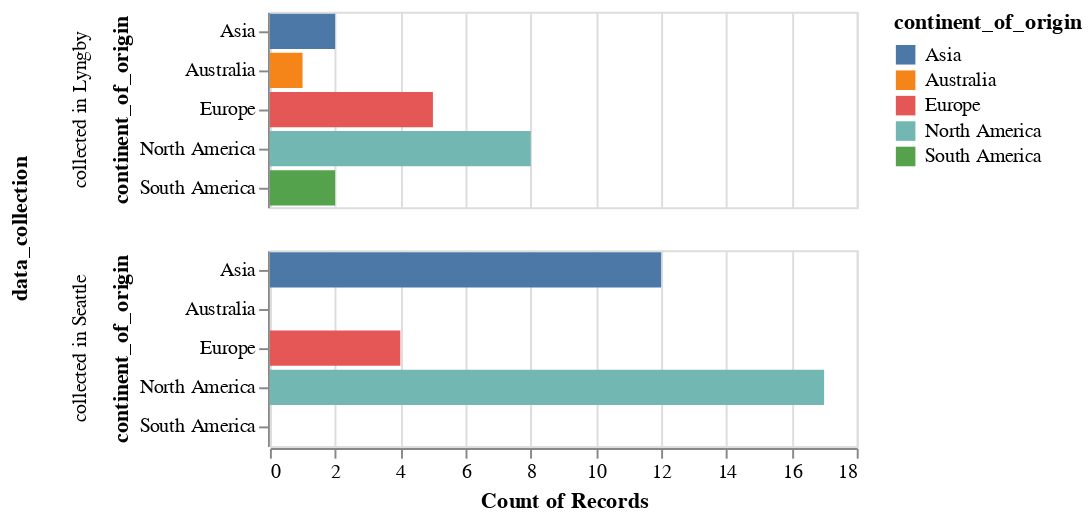

This figure's notebook cell:
### Code cell
alt.Chart(participants).mark_bar().encode(
    alt.Y("continent_of_origin:N"),
    alt.X("count(continent_of_origin)"),
    alt.Color("continent_of_origin:N"),
    alt.Row("data_collection:N"),
)

### Figure 1 — Vega-Lite specification as saved in the notebook (floating-point values rounded to 4 significant figures)
{"config": {"view": {"continuousWidth": 300, "continuousHeight": 300}}, "data": {"name": "data-4e4613410f109f9ffdfcf8a1669a0c02"}, "mark": {"type": "bar"}, "encoding": {"color": {"field": "continent_of_origin", "type": "nominal"}, "row": {"field": "data_collection", "type": "nominal"}, "x": {"aggregate": "count", "field": "continent_of_origin", "type": "nominal"}, "y": {"field": "continent_of_origin", "type": "nominal"}}, "$schema": "https://vega.github.io/schema/vega-lite/v5.8.0.json", "datasets": {"data-4e4613410f109f9ffdfcf8a1669a0c02": [{"participant_id": 1, "continent_of_origin": "North America", "data_collection": "collected in Lyngby"}, {"participant_id": 2, "continent_of_origin": "Europe", "data_collection": "collected in Lyngby"}, {"participant_id": 3, "continent_of_origin": "North America", "data_collection": "collected in Lyngby"}, {"participant_id": 4, "continent_of_origin": "Europe", "data_collection": "collected in Lyngby"}, {"participant_id": 5, "continent_of_origin": "Europe", "data_collection": "collected in Lyngby"}, {"participant_id": 6, "continent_of_origin": "North America", "data_collection": "collected in Lyngby"}, {"participant_id": 7, "continent_of_origin": "North America", "data_collection": "collected in Lyngby"}, {"participant_id": 8, "continent_of_origin": "Europe", "data_collection": "collected in Lyngby"}, {"participant_id": 9, "continent_of_origin": "Australia", "data_collection": "collected in Lyngby"}, {"participant_id": 10, "continent_of_origin": "North America", "data_collection": "collected in Lyngby"}, {"participant_id": 11, "continent_of_origin": "North America", "data_collection": "collected in Lyngby"}, {"participant_id": 12, "continent_of_origin": "Asia", "data_collection": "collected in Lyngby"}, {"participant_id": 13, "continent_of_origin": "South America", "data_collection": "collected in Lyngby"}, {"participant_id": 14, "continent_of_origin": "South America", "data_collection": "collected in Lyngby"}, {"participant_id": 15, "continent_of_origin": "North America", "data_collection": "collected in Lyngby"}, {"participant_id": 16, "continent_of_origin": "North America", "data_collection": "collected in Lyngby"}, {"participant_id": 17, "continent_of_origin": "Europe", "data_collection": "collected in Lyngby"}, {"participant_id": 18, "continent_of_origin": "Asia", "data_collection": "collected in Lyngby"}, {"participant_id": 19, "continent_of_origin": "North America", "data_collection": "collected in Seattle"}, {"participant_id": 20, "continent_of_origin": "Asia", "data_collection": "collected in Seattle"}, {"participant_id": 21, "continent_of_origin": "Asia", "data_collection": "collected in Seattle"}, {"participant_id": 22, "continent_of_origin": "Asia", "data_collection": "collected in Seattle"}, {"participant_id": 23, "continent_of_origin": "North America", "data_collection": "collected in Seattle"}, {"participant_id": 24, "continent_of_origin": "Europe", "data_collection": "collected in Seattle"}, {"participant_id": 25, "continent_of_origin": "Asia", "data_collection": "collected in Seattle"}, {"participant_id": 26, "continent_of_origin": "North America", "data_collection": "collected in Seattle"}, {"participant_id": 27, "continent_of_origin": "Asia", "data_collection": "collected in Seattle"}, {"participant_id": 28, "continent_of_origin": "Asia", "data_collection": "collected in Seattle"}, {"participant_id": 29, "continent_of_origin": "Asia", "data_collection": "collected in Seattle"}, {"participant_id": 30, "continent_of_origin": "North America", "data_collection": "collected in Seattle"}, {"participant_id": 31, "continent_of_origin": "Asia", "data_collection": "collected in Seattle"}, {"participant_id": 32, "continent_of_origin": "North America", "data_collection": "collected in Seattle"}, {"participant_id": 33, "continent_of_origin": "North America", "data_collection": "collected in Seattle"}, {"participant_id": 34, "continent_of_origin": "North America", "data_collection": "collected in Seattle"}, {"participant_id": 35, "continent_of_origin": "North America", "data_collection": "collected in Seattle"}, {"participant_id": 36, "continent_of_origin": "North America", "data_collection": "collected in Seattle"}, {"participant_id": 37, "continent_of_origin": "Asia", "data_collection": "collected in Seattle"}, {"participant_id": 38, "continent_of_origin": "North America", "data_collection": "collected in Seattle"}, {"participant_id": 40, "continent_of_origin": "Asia", "data_collection": "collected in Seattle"}, {"participant_id": 41, "continent_of_origin": "Europe", "data_collection": "collected in Seattle"}, {"participant_id": 42, "continent_of_origin": "North America", "data_collection": "collected in Seattle"}, {"participant_id": 43, "continent_of_origin": "North America", "data_collection": "collected in Seattle"}, {"participant_id": 44, "continent_of_origin": "North America", "data_collection": "collected in Seattle"}, {"participant_id": 45, "continent_of_origin": "North America", "data_collection": "collected in Seattle"}, {"participant_id": 46, "continent_of_origin": "Europe", "data_collection": "collected in Seattle"}, {"participant_id": 47, "continent_of_origin": "Asia", "data_collection": "collected in Seattle"}, {"participant_id": 48, "continent_of_origin": "Asia", "data_collection": "collected in Seattle"}, {"participant_id": 49, "continent_of_origin": "North America", "data_collection": "collected in Seattle"}, {"participant_id": 50, "continent_of_origin": "North America", "data_collection": "collected in Seattle"}, {"participant_id": 51, "continent_of_origin": "North America", "data_collection": "collected in Seattle"}, {"participant_id": 52, "continent_of_origin": "Europe", "data_collection": "collected in Seattle"}]}}
